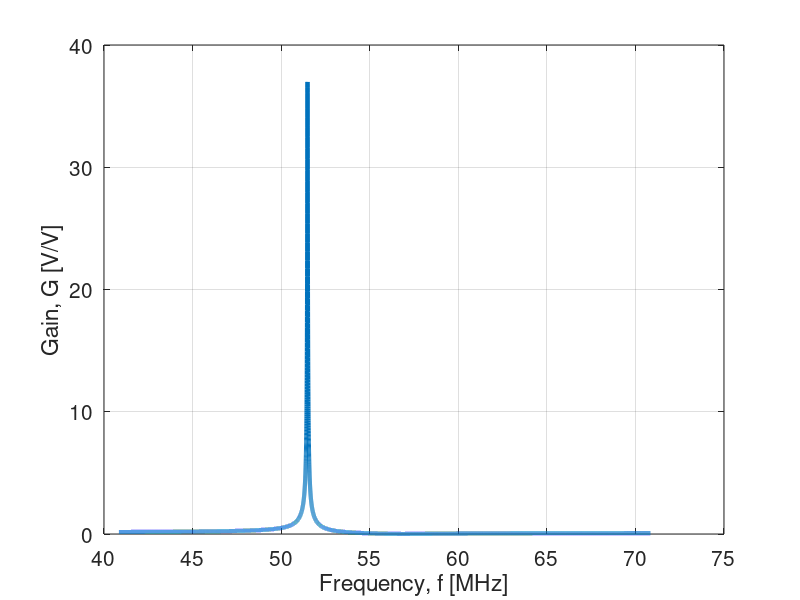

This figure's MATLAB source:
%clear all
%close all
%clc

%Load data
Vs = 1;
Rin = 50;
Cl = 1000e-15;

%Resonators data
fs = 50.84325e6;
oms = 2*pi*fs;
Q = 4064;
kt2 = 0.3094;
C0 = 113.47e-15;

%Rm = 26;
%Cm = 34.88e-15;
%Lm = 281.03e-6;

Rm = pi^2/8*1/(oms*Q*kt2*C0); 
Lm = pi^2/8*1/(oms^2*kt2*C0);
Cm = 8/(pi^2)*kt2*C0;


%Frequency vector
span_sx = 10e6;
span_dx = 20e6;
res = 1e3;

freqV = fs-span_sx:res:fs+span_dx;
omV = 2*pi*freqV;

Yr = 1i*omV*C0 + 1./(Rm + 1i*omV*Lm + 1./(1i*omV*Cm)); 

%Gain
Zl = 1./(1i*omV*Cl);

G = abs(Zl./(Zl+1./Yr+Rin));

figure(1)
plot(freqV/1e6, G,'LineWidth',3)
ylabel('Gain, G [V/V]')
xlabel('Frequency, f [MHz]')

set(gcf,'color','w')
set(gca,'FontSize',15)
grid on
